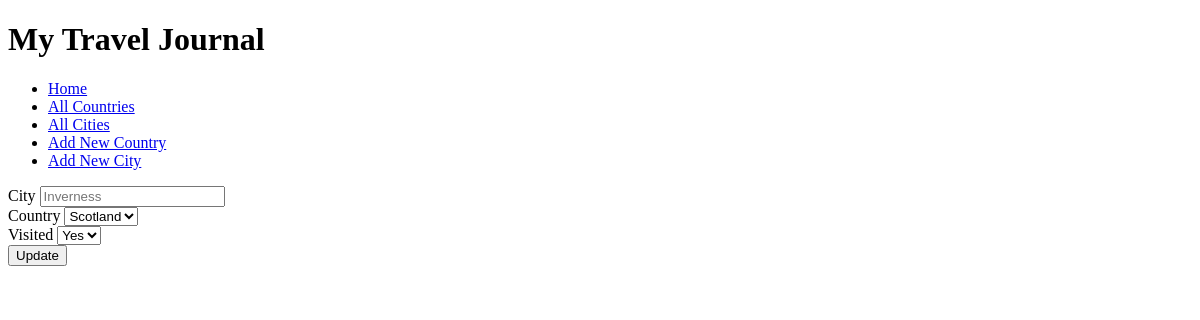
The app's page /cities/81/edit, older data.
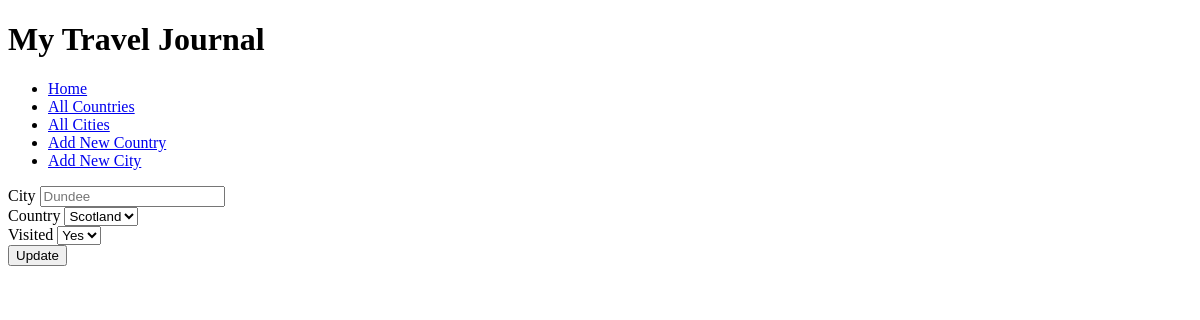
The same page, newer data.
### tables this page shows
CREATE TABLE cities (
    ID INTEGER PRIMARY KEY AUTOINCREMENT,
    name VARCHAR,
    visited BOOLEAN DEFAULT FALSE,
    country_id INTEGER NOT NULL,
        FOREIGN KEY (country_id)
            REFERENCES countries(id)
        
);

### controllers/cities_controller.py (the view)
@cities_blueprint.route("/cities/<id>/edit", methods = ["GET"])
def edit_city(id):
    city = city_repository.select(id)
    countries = country_repository.select_all()
    return render_template("cities/edit.html", city = city, all_countries = countries)

### db/run_sql.py (called while the page is built)
def get_db():
    path = os.path.dirname(os.path.abspath(__file__))
    db = os.path.join(path, "travel_manager.db")
    conn = sqlite3.connect(db)
    conn.execute("PRAGMA foreign_keys = 1")
    conn.row_factory = sqlite3.Row
    return conn

def run_sql(sql, values=[]):
    db = get_db()
    cursor =db.cursor()
    cursor.execute(sql, values)
    results = cursor.fetchall()
    db.commit()
    db.close()
    return results

### repositories/city_repository.py (called while the page is built)
def select(id):
    city = None
    sql = "SELECT * FROM cities WHERE id = ?"
    values =[id]
    results = run_sql(sql, values)[0]
    if results is not None:
        visited = True if results['visited'] == 1 else False
        country = country_repository.select(results['country_id']).name
        city = City (results['name'], country, visited, results ['id'])
    return city

### repositories/country_repository.py (called while the page is built)
def select_all():
    countries = []
    sql = "SELECT * FROM countries"
    results = run_sql(sql)
    for row in results:
        visited = True if row['visited'] == 1 else False
        country = Country(row['name'], visited, row['id'])
        countries.append(country)
    return countries

### templates/cities/edit.html (shortened to what this page needs)
{% extends "base.html" %}
{% block content %}
<form action="/cities/{{city.id}}" method="POST">
    <div>
        <label for="city">City</label>
        <input type="text" id="city" name="name" placeholder="{{city.name}}" required autofocus>
    </div>
    <div>
        <label for="country">Country</label>
        <select id="country" name="country_id">
            {% for country in all_countries %}
            <option value="{{country.id}}">{{country.name}}</option>
            {% endfor %}
        </select>
    </div>
    <div>
        <label for="visited">Visited</label>
        <select id="visited" name ="visited">
            <option value="1">Yes</option>
        </select>
    </div>
    <button type="submit">Update</button>
</form>
{% endblock %}

Row changes from the older to the newer data that the page shows:
changed cities: name "Inverness" → "Dundee"
